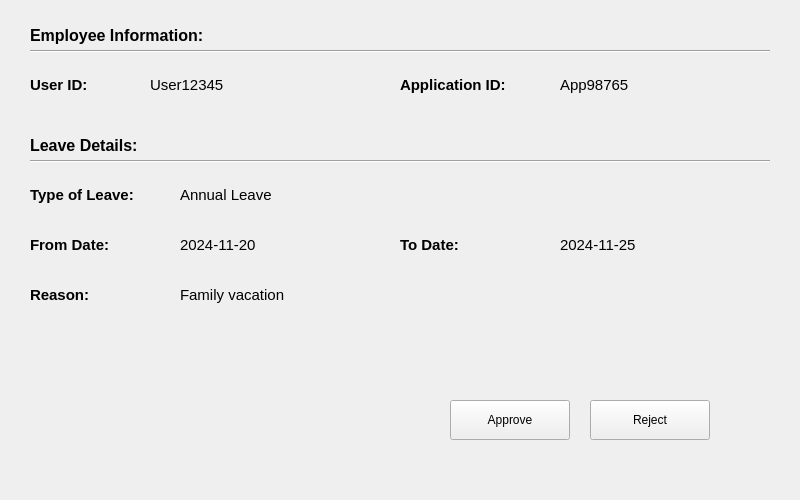
<?xml version="1.0" encoding="UTF-8"?>
<ui version="4.0">
 <class>LeaveDetailDialog</class>
 <widget class="QWidget" name="LeaveDetailDialog">
  <property name="geometry">
   <rect>
    <x>0</x>
    <y>0</y>
    <width>800</width>
    <height>500</height>
   </rect>
  </property>
  <property name="windowTitle">
   <string>Leave Details</string>
  </property>
  <widget class="QLabel" name="employeeInfoHeader">
   <property name="geometry">
    <rect>
     <x>30</x>
     <y>20</y>
     <width>740</width>
     <height>30</height>
    </rect>
   </property>
   <property name="font">
    <font>
     <pointsize>12</pointsize>
     <bold>true</bold>
    </font>
   </property>
   <property name="text">
    <string>Employee Information:</string>
   </property>
  </widget>
  <widget class="QFrame" name="employeeInfoSeparator">
   <property name="geometry">
    <rect>
     <x>30</x>
     <y>50</y>
     <width>740</width>
     <height>2</height>
    </rect>
   </property>
   <property name="frameShape">
    <enum>QFrame::Shape::HLine</enum>
   </property>
   <property name="frameShadow">
    <enum>QFrame::Shadow::Sunken</enum>
   </property>
  </widget>
  <widget class="QLabel" name="empIDLabel">
   <property name="geometry">
    <rect>
     <x>30</x>
     <y>70</y>
     <width>120</width>
     <height>30</height>
    </rect>
   </property>
   <property name="font">
    <font>
     <pointsize>11</pointsize>
     <bold>true</bold>
    </font>
   </property>
   <property name="text">
    <string>User ID:</string>
   </property>
  </widget>
  <widget class="QLabel" name="empIDDisplayLabel">
   <property name="geometry">
    <rect>
     <x>150</x>
     <y>70</y>
     <width>200</width>
     <height>30</height>
    </rect>
   </property>
   <property name="font">
    <font>
     <pointsize>11</pointsize>
    </font>
   </property>
   <property name="text">
    <string>User12345</string>
   </property>
  </widget>
  <widget class="QLabel" name="appIDLabel">
   <property name="geometry">
    <rect>
     <x>400</x>
     <y>70</y>
     <width>150</width>
     <height>30</height>
    </rect>
   </property>
   <property name="font">
    <font>
     <pointsize>11</pointsize>
     <bold>true</bold>
    </font>
   </property>
   <property name="text">
    <string>Application ID:</string>
   </property>
  </widget>
  <widget class="QLabel" name="appIDDisplayLabel">
   <property name="geometry">
    <rect>
     <x>560</x>
     <y>70</y>
     <width>200</width>
     <height>30</height>
    </rect>
   </property>
   <property name="font">
    <font>
     <pointsize>11</pointsize>
    </font>
   </property>
   <property name="text">
    <string>App98765</string>
   </property>
  </widget>
  <widget class="QLabel" name="leaveDetailsHeader">
   <property name="geometry">
    <rect>
     <x>30</x>
     <y>130</y>
     <width>740</width>
     <height>30</height>
    </rect>
   </property>
   <property name="font">
    <font>
     <pointsize>12</pointsize>
     <bold>true</bold>
    </font>
   </property>
   <property name="text">
    <string>Leave Details:</string>
   </property>
  </widget>
  <widget class="QFrame" name="leaveDetailsSeparator">
   <property name="geometry">
    <rect>
     <x>30</x>
     <y>160</y>
     <width>740</width>
     <height>2</height>
    </rect>
   </property>
   <property name="frameShape">
    <enum>QFrame::Shape::HLine</enum>
   </property>
   <property name="frameShadow">
    <enum>QFrame::Shadow::Sunken</enum>
   </property>
  </widget>
  <widget class="QLabel" name="typeOfLeaveLabel">
   <property name="geometry">
    <rect>
     <x>30</x>
     <y>180</y>
     <width>150</width>
     <height>30</height>
    </rect>
   </property>
   <property name="font">
    <font>
     <pointsize>11</pointsize>
     <bold>true</bold>
    </font>
   </property>
   <property name="text">
    <string>Type of Leave:</string>
   </property>
  </widget>
  <widget class="QLabel" name="typeOfLeaveDisplayLabel">
   <property name="geometry">
    <rect>
     <x>180</x>
     <y>180</y>
     <width>200</width>
     <height>30</height>
    </rect>
   </property>
   <property name="font">
    <font>
     <pointsize>11</pointsize>
    </font>
   </property>
   <property name="text">
    <string>Annual Leave</string>
   </property>
  </widget>
  <widget class="QLabel" name="fromDateLabel">
   <property name="geometry">
    <rect>
     <x>30</x>
     <y>230</y>
     <width>150</width>
     <height>30</height>
    </rect>
   </property>
   <property name="font">
    <font>
     <pointsize>11</pointsize>
     <bold>true</bold>
    </font>
   </property>
   <property name="text">
    <string>From Date:</string>
   </property>
  </widget>
  <widget class="QLabel" name="fromDateDisplayLabel">
   <property name="geometry">
    <rect>
     <x>180</x>
     <y>230</y>
     <width>200</width>
     <height>30</height>
    </rect>
   </property>
   <property name="font">
    <font>
     <pointsize>11</pointsize>
    </font>
   </property>
   <property name="text">
    <string>2024-11-20</string>
   </property>
  </widget>
  <widget class="QLabel" name="toDateLabel">
   <property name="geometry">
    <rect>
     <x>400</x>
     <y>230</y>
     <width>150</width>
     <height>30</height>
    </rect>
   </property>
   <property name="font">
    <font>
     <pointsize>11</pointsize>
     <bold>true</bold>
    </font>
   </property>
   <property name="text">
    <string>To Date:</string>
   </property>
  </widget>
  <widget class="QLabel" name="toDateDisplayLabel">
   <property name="geometry">
    <rect>
     <x>560</x>
     <y>230</y>
     <width>200</width>
     <height>30</height>
    </rect>
   </property>
   <property name="font">
    <font>
     <pointsize>11</pointsize>
    </font>
   </property>
   <property name="text">
    <string>2024-11-25</string>
   </property>
  </widget>
  <widget class="QLabel" name="reasonLabel">
   <property name="geometry">
    <rect>
     <x>30</x>
     <y>280</y>
     <width>150</width>
     <height>30</height>
    </rect>
   </property>
   <property name="font">
    <font>
     <pointsize>11</pointsize>
     <bold>true</bold>
    </font>
   </property>
   <property name="text">
    <string>Reason:</string>
   </property>
  </widget>
  <widget class="QLabel" name="reasonDisplayLabel">
   <property name="geometry">
    <rect>
     <x>180</x>
     <y>280</y>
     <width>600</width>
     <height>30</height>
    </rect>
   </property>
   <property name="font">
    <font>
     <pointsize>11</pointsize>
    </font>
   </property>
   <property name="text">
    <string>Family vacation</string>
   </property>
  </widget>
  <widget class="QPushButton" name="approveButton">
   <property name="geometry">
    <rect>
     <x>450</x>
     <y>400</y>
     <width>120</width>
     <height>40</height>
    </rect>
   </property>
   <property name="text">
    <string>Approve</string>
   </property>
  </widget>
  <widget class="QPushButton" name="rejectButton">
   <property name="geometry">
    <rect>
     <x>590</x>
     <y>400</y>
     <width>120</width>
     <height>40</height>
    </rect>
   </property>
   <property name="text">
    <string>Reject</string>
   </property>
  </widget>
 </widget>
 <resources/>
 <connections/>
</ui>
